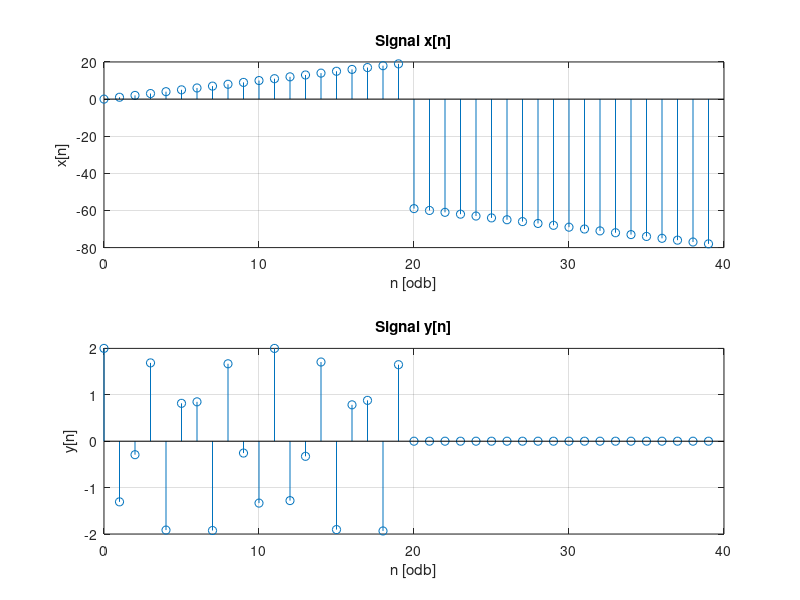
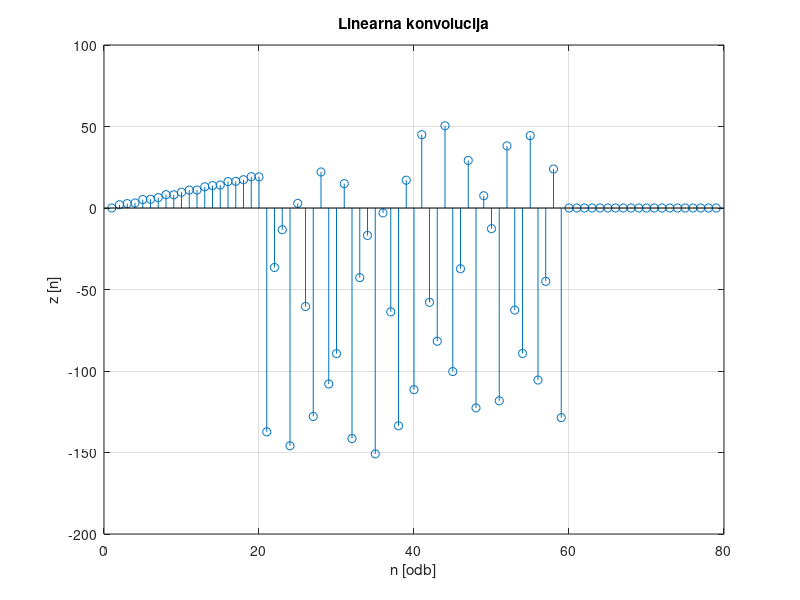
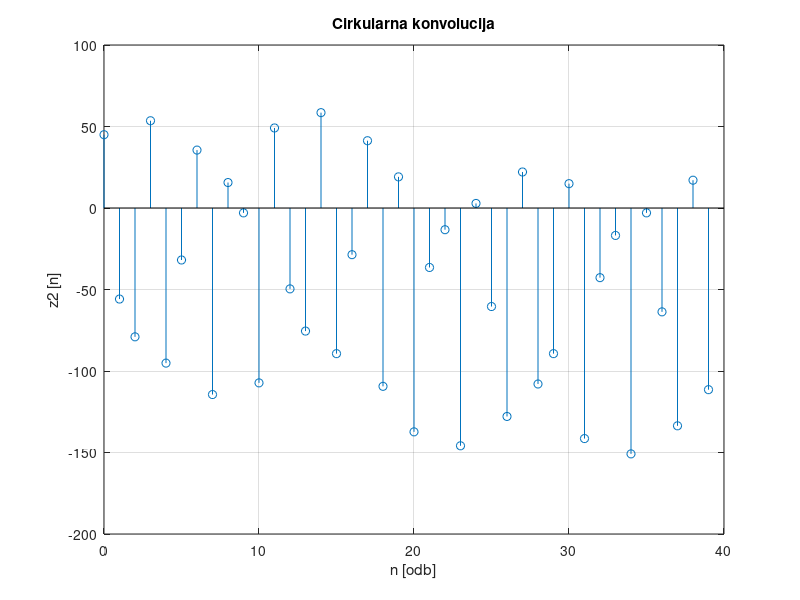
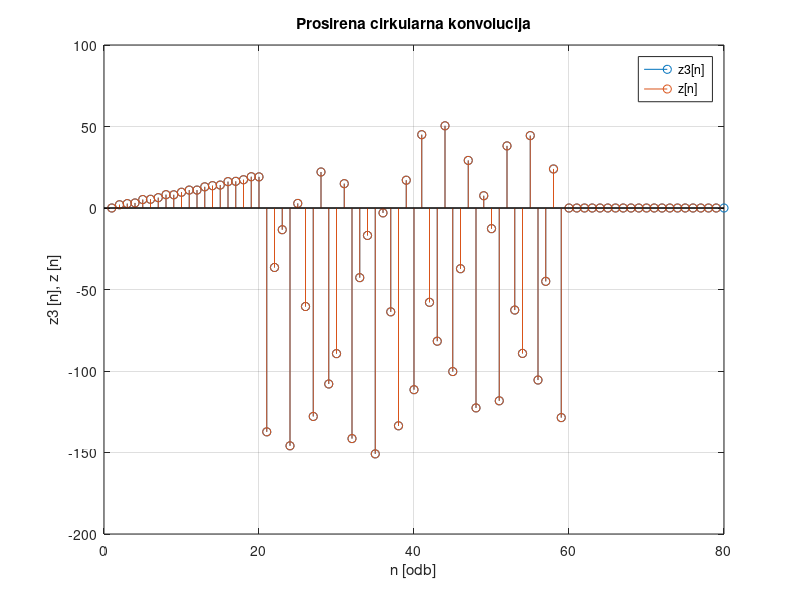

MATLAB code to generate these figures, in order:
close all; clear all; clc;

P=mod(527,4);
Q=mod(2017*(5+2+7),4);
R=mod(527*(2+0+1+7),4);
S=mod(527+2017,4);


N=10*(P+ 1); 


n1=0:N/2-1;
n2=N/2:N-1;
n=0:N-1;

x1=n1;
x2=1-n2-N;
x=cat(2,x1,x2);

y1=2*cos((P+ 1)*n1+pi*4);
y2=zeros(1,length(n2));
y=cat(2,y1,y2);

figure(1)
    subplot(211)
    stem(n,x);
    xlabel('n [odb]'); ylabel('x[n]');
    title('Signal x[n]'); grid on;
    subplot(212)
    stem(n,y);
    xlabel('n [odb]'); ylabel('y[n]');
    title('Signal y[n]'); grid on;


z=zeros(1,2*N-1); 
for i = 0:2*N-2
z(i + 1) = 0;
for m = 0:N-1
if i-m>=0 && i-m<=N-1
z(i + 1) = z(i + 1) + x(m+1) * y(i-m+1);
end
end
end


z2= zeros(1,N);

for k=0:N-1
    z2(k+1)= x*y(mod(k:(-1):(k-N+1),N)+1)';
end


xpros=[x zeros(1,N)];
ypros=[y zeros(1,N)];

z3 = ifft(fft(xpros).*fft(ypros));

figure(2)
  stem(z);
  xlabel('n [odb]'); ylabel('z [n]');
  title('Linearna konvolucija');
  grid on;

  
figure(3)
     stem(n, z2);
     xlabel('n [odb]'); ylabel('z2 [n]');
     title('Cirkularna konvolucija');
     grid on;

figure(4)
    stem(z3);
     xlabel('n [odb]'); ylabel('z3 [n], z [n]');
     title('Prosirena cirkularna konvolucija');
     grid on;
     hold on
     stem(z);  
     legend('z3[n]','z[n]');
     




